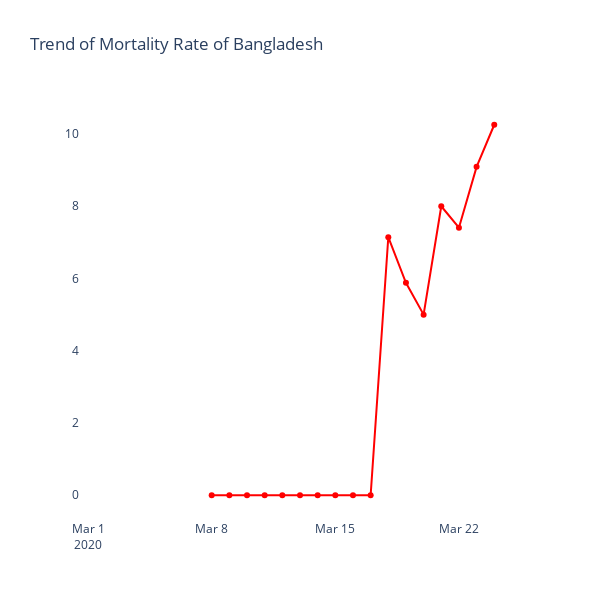

Write notebook code for a chart like this one.
### Code cell
temp = tc_phase0.copy()
temp['Mortality Rate'] = temp['Deaths']/temp['Confirmed']*100
print("Mean Mortaility Rate",temp['Deaths'].mean())
fig = go.Figure()
fig.add_trace(go.Scatter(x=temp['Date'], y=temp['Mortality Rate'],mode='lines+markers',marker_color='red'))
fig.update_layout(title_text = 'Trend of Mortality Rate of Bangladesh')
fig.update_layout(plot_bgcolor='rgb(275, 270, 273)',width=600, height=600)
fig.show()

### Figure 1 — Plotly figure (JSON) as saved in the notebook; plotly's stock layout.template omitted (floating-point values rounded to 4 significant figures)
{"data": [{"marker": {"color": "red"}, "mode": "lines+markers", "type": "scatter", "x": ["2020-03-02 00:00:00+00:00", "2020-03-03 00:00:00+00:00", "2020-03-04 00:00:00+00:00", "2020-03-05 00:00:00+00:00", "2020-03-06 00:00:00+00:00", "2020-03-07 00:00:00+00:00", "2020-03-08 00:00:00+00:00", "2020-03-09 00:00:00+00:00", "2020-03-10 00:00:00+00:00", "2020-03-11 00:00:00+00:00", "2020-03-12 00:00:00+00:00", "2020-03-13 00:00:00+00:00", "2020-03-14 00:00:00+00:00", "2020-03-15 00:00:00+00:00", "2020-03-16 00:00:00+00:00", "2020-03-17 00:00:00+00:00", "2020-03-18 00:00:00+00:00", "2020-03-19 00:00:00+00:00", "2020-03-20 00:00:00+00:00", "2020-03-21 00:00:00+00:00", "2020-03-22 00:00:00+00:00", "2020-03-23 00:00:00+00:00", "2020-03-24 00:00:00+00:00"], "y": [null, null, null, null, null, null, 0, 0, 0, 0, 0, 0, 0, 0, 0, 0, 7.143, 5.882, 5, 8, 7.407, 9.091, 10.26]}], "layout": {"height": 600, "plot_bgcolor": "rgb(275, 270, 273)", "title": {"text": "Trend of Mortality Rate of Bangladesh"}, "width": 600}}
